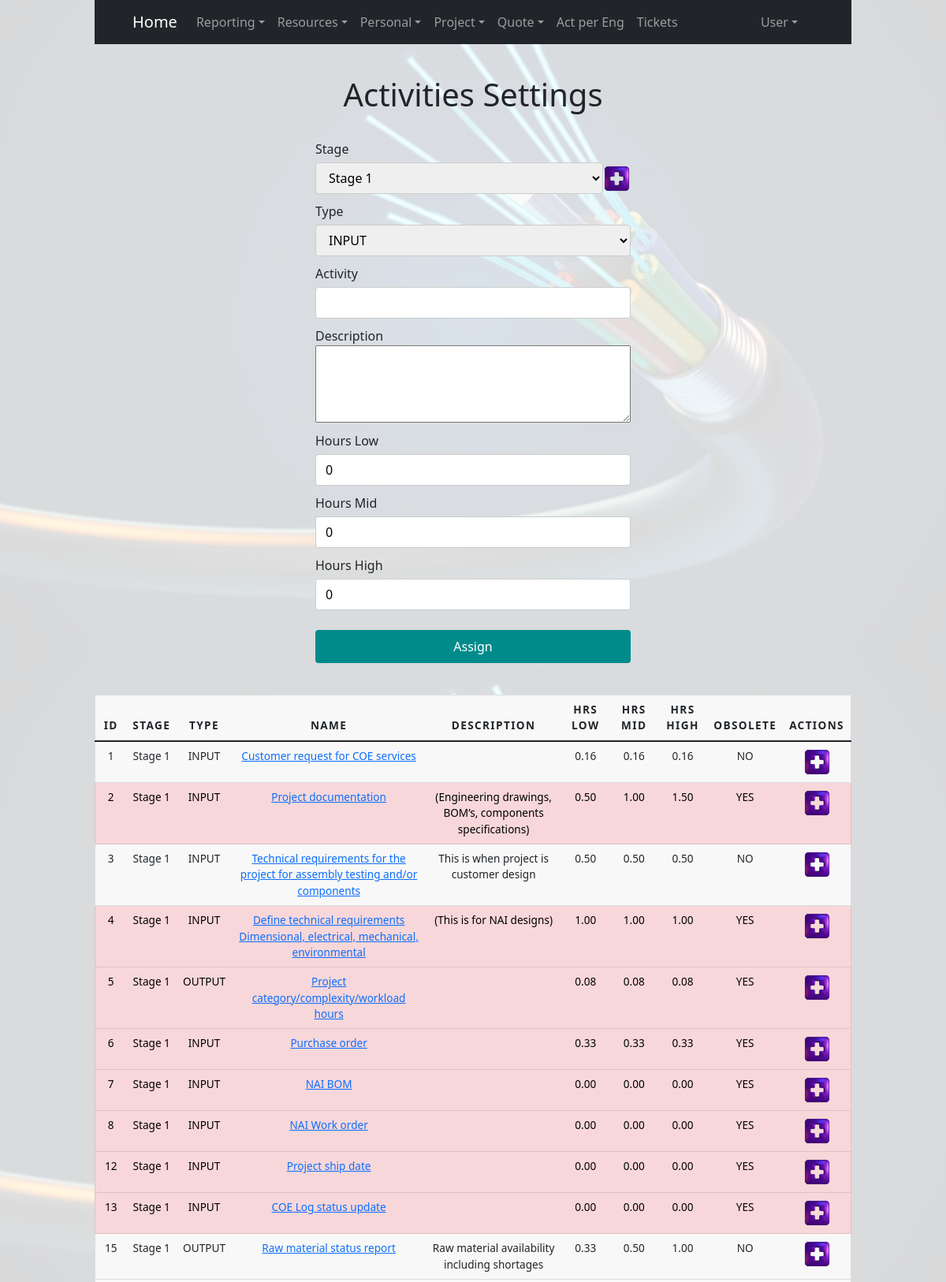
The page /actividad.php (signed in, upper part) on the database its author committed.
### tables this page shows
CREATE TABLE `actividad` (
  `idActividad` int(11) NOT NULL,
  `tipo` enum('INPUT','OUTPUT') NOT NULL,
  `nombre` varchar(200) NOT NULL,
  `descripcion` text NOT NULL,
  `horasLow` decimal(10,2) NOT NULL,
  `horasMid` decimal(10,2) NOT NULL,
  `horasHigh` decimal(10,2) NOT NULL,
  `fechaCrea` datetime NOT NULL DEFAULT current_timestamp(),
  `idEtapa` int(11) NOT NULL,
  `resp` varchar(2) NOT NULL,
  `obsoleta` tinyint(4) NOT NULL DEFAULT 0
);

CREATE TABLE `etapa` (
  `idEtapa` int(11) NOT NULL,
  `nombre` varchar(50) NOT NULL,
  `descripcion` text DEFAULT NULL,
  `fechaCrea` datetime NOT NULL DEFAULT current_timestamp()
);

### actividad.php (the view, shortened to what this page needs)
<?php
  include "inc/conexion.php";
  include "inc/headerBoostrap.php";
  $stmt = $dbh->prepare("SELECT nombre, idEtapa FROM etapa");
  $stmt->execute();
?>
<!DOCTYPE html>
    <div class="flex-container">
        <h1>Activities Settings</h1>
        <form id="form_actividades" action="actividad_registro.php" method="post">
            <div class="input-field">
              <label for="etapa">Stage</label>
              <div class="">
                  <div class="inline-container">
                      <select name="etapa">
                      <?php
                          while ($resultado = $stmt->fetch()) {
                              ?>
                          <option value="<?php echo $resultado->idEtapa; ?>">
                      <?php
                          echo $resultado->nombre; ?>
                          </option>
                      <?php
                          }
                      ?>
                      </select>
                      <div class="icon-container">
                          <a href="etapa.php">
                              <div class='plus-icon'></div>
                          </a>
                      </div>
                  </div>
              </div>
            </div>
            <div class="input-field">
              <label for="tipo">Type</label>
              <div class="">
                  <div class="inline-container">
                      <select name="tipo">
                          <option value="INPUT">INPUT</option>
                      </select>
                  </div>
              </div>
            </div>
            <div class="input-field">
              <label for="nombre">Activity</label>
              <input name="nombre" type="text" id="nombre" required>
            </div>
            <div class="input-field">
              <label for="descripcion">Description</label>
              <textarea id="descripcion" style="width: 100%;" name="descripcion" rows="4" cols="50" required></textarea>
            </div>
            <div class="input-field">
              <label for="horasLow">Hours Low</label>
              <input name="horasLow" type="number" min="0" value="0" step=".01" required>
            </div>
            <div class="input-field">
              <label for="horasMid">Hours Mid</label>
              <input name="horasMid" type="number" min="0" value="0" step=".01" required>
            </div>
            <div class="input-field">
              <label for="horasHigh">Hours High</label>
              <input name="horasHigh" type="number" min="0" value="0" step=".01" required>
            </div>
            <input type="submit" value="Assign">
        </form>
    </div>
  <div class="flex-container">
    <table class="table">
      <thead>
        <tr>
          <th>ID</th>
          <th>Stage</th>
          <th>Type</th>
          <th>Name</th>
          <th>Description</th>
          <th>Hrs Low</th>
          <th>Hrs Mid</th>
          <th>Hrs High</th>
          <th>Obsolete</th>
          <th>Actions</th>
        </tr>
      </thead>
  <?php
      $stmt = $dbh->prepare("SELECT idActividad, etapa.nombre AS enombre, tipo, actividad.nombre AS anombre, actividad.descripcion, horasLow, horasMid, horasHigh, obsoleta
                            FROM actividad
                            INNER JOIN etapa
                            ON actividad.idEtapa = etapa.idEtapa");
      $stmt->execute();
      while ($resultado = $stmt->fetch()) {
          if ($resultado->obsoleta == 1) {
            echo "<tr id='" . $resultado->idActividad . "' class='table-danger'>";
          }else {
            echo "<tr id='" . $resultado->idActividad . "'>";
          }
          echo "<td>". $resultado->idActividad . "</td>";
          echo "<td>" . $resultado->enombre . "</td>";
          echo "<td>". $resultado->tipo . "</td>";
          echo "<td><a href='/actividad_detalle.php?id=" . $resultado->idActividad . "' style='a:visited {color:#00FF00}'>".$resultado->anombre."</td>";
          echo "<td>". $resultado->descripcion . "</td>";
          echo "<td><span class='editSpan horasLow'>" . $resultado->horasLow . "</span>";
          echo "<input class='editInput horasLow' type='number' min='1' step='1' name='horasLow' value='" . $resultado->horasLow . "' style='display: none;'></td>";
          echo "<td><span class='editSpan horasMid'>" . $resultado->horasMid . "</span>";
          echo "<input class='editInput horasMid' type='number' min='1' step='1' name='horasMid' value='" . $resultado->horasMid . "' style='display: none;'></td>";
          echo "<td><span class='editSpan horasHigh'>" . $resultado->horasHigh . "</span>";
          echo "<input class='editInput horasHigh' type='number' min='1' step='1' name='horasHigh' value='" . $resultado->horasHigh . "' style='display: none;'></td>";
          if ($resultado->obsoleta == 1) {
            echo "<td>YES</td>";
          }else {
            echo "<td>NO</td>";
          }
          echo "<td>
                    <div class='' style='display: flex; justify-content: space-evenly;'>
                        <a class='editBtn' href='#' onclick='editMode(this)'>
                            <div class='icon-container'>
                                <div class='plus-icon'></div>
                            </div>
                        </a>
                        <a class='guardarBtn' href='#' onclick='editarhorasLow(this)' style='display: none;'>
                            <div class='icon-container'>
                                <div class='plus-icon-green'></div>
                            </div>
                        </a>
                        <a class='deleteBtn' href='#' onclick='cancel(this)' style='display: none;'>
                            <div class='icon-container'>
                                <div class='cross-icon'></div>
                            </div>
                        </a>
                    </div>
                </td>";
          echo "</tr>";
      }
  ?>
    </table>
  </div>

### css/styleBoostrap.css (style rules this page uses)
* { margin: 0; padding: 0; }
html { height: 100%; }
body { background-image: url("/images/fiberBG.jpg"); background-color: rgba(255,255,255,0.85); background-blend-mode: lighten; background-position: center; background-size: cover; display: flex; flex-direction: column; height: 100%; margin: 0; margin-left: 10%; margin-right: 10%; height: auto; padding-bottom: 200px; }
.flex-container { margin-top: 40px; display: flex; flex-wrap: wrap; flex-direction: column; align-items: center; }
.inline-container { width: 100%; align-items: center; display: inline-flex; padding: auto; }
.icon-container { width: auto; display: flex; justify-content: center; }
.icon-container div { height: 35px; width: 35px; }
form { margin-top: 20px; width: 25em; }
.input-field { margin-top: 5px; text-align: left; }
input[type=text], input[type=email], input[type=password], input[type=number], input[type=date], select { width: 100%; padding: 7px 12px; margin-top: 5px; margin-bottom: 5px; display: inline-block; border: 1px solid #ccc; border-radius: 4px; box-sizing: border-box; }
input[type=submit], input[type=button] { width: 100%; align-content: center; background-color: DarkCyan; color: white; padding: 9px 20px; margin-top: 20px; border: none; border-radius: 4px; cursor: pointer; }
table { border: 1px solid #ccc; margin: 0; padding: 0; width: 100%; }
table tr { background-color: #f8f8f8; border: 1px solid #ddd; }
table th, table td { font-size: .85em; text-align: center; }
table th { padding: .600em; font-size: .85em; letter-spacing: .1em; text-transform: uppercase; }
.plus-icon { background-image: url('/images/icons/plus-icon.png'); background-size: cover; }

### rows shown on the page
actividad: idActividad "1", idEtapa.nombre "Stage 1", tipo "INPUT", nombre "Customer request for COE services", horasLow "0.16", horasMid "0.16", horasHigh "0.16", obsoleta "NO"
actividad: idActividad "2", idEtapa.nombre "Stage 1", tipo "INPUT", nombre "Project documentation", descripcion "(Engineering drawings, BOM’s, components specifications)", horasLow "0.50", horasMid "1.00", horasHigh "1.50", obsoleta "YES"
actividad: idActividad "3", idEtapa.nombre "Stage 1", tipo "INPUT", nombre "Technical requirements for the project for assembly testing and/or components", descripcion "This is when project is customer design", horasLow "0.50", horasMid "0.50", horasHigh "0.50", obsoleta "NO"
actividad: idActividad "4", idEtapa.nombre "Stage 1", tipo "INPUT", nombre "Define technical requirements Dimensional, electrical, mechanical, environmental", descripcion "(This is for NAI designs)", horasLow "1.00", horasMid "1.00", horasHigh "1.00", obsoleta "YES"
actividad: idActividad "5", idEtapa.nombre "Stage 1", tipo "OUTPUT", nombre "Project category/complexity/workload hours", horasLow "0.08", horasMid "0.08", horasHigh "0.08", obsoleta "YES"
actividad: idActividad "6", idEtapa.nombre "Stage 1", tipo "INPUT", nombre "Purchase order", horasLow "0.33", horasMid "0.33", horasHigh "0.33", obsoleta "YES"
actividad: idActividad "7", idEtapa.nombre "Stage 1", tipo "INPUT", nombre "NAI BOM", horasLow "0.00", horasMid "0.00", horasHigh "0.00", obsoleta "YES"
actividad: idActividad "8", idEtapa.nombre "Stage 1", tipo "INPUT", nombre "NAI Work order", horasLow "0.00", horasMid "0.00", horasHigh "0.00", obsoleta "YES"
actividad: idActividad "12", idEtapa.nombre "Stage 1", tipo "INPUT", nombre "Project ship date", horasLow "0.00", horasMid "0.00", horasHigh "0.00", obsoleta "YES"
actividad: idActividad "13", idEtapa.nombre "Stage 1", tipo "INPUT", nombre "COE Log status update", horasLow "0.00", horasMid "0.00", horasHigh "0.00", obsoleta "YES"
actividad: idActividad "15", idEtapa.nombre "Stage 1", tipo "OUTPUT", nombre "Raw material status report", descripcion "Raw material availability including shortages", horasLow "0.33", horasMid "0.50", horasHigh "1.00", obsoleta "NO"

### other values the page prints
form field etapa "Stage 1"
